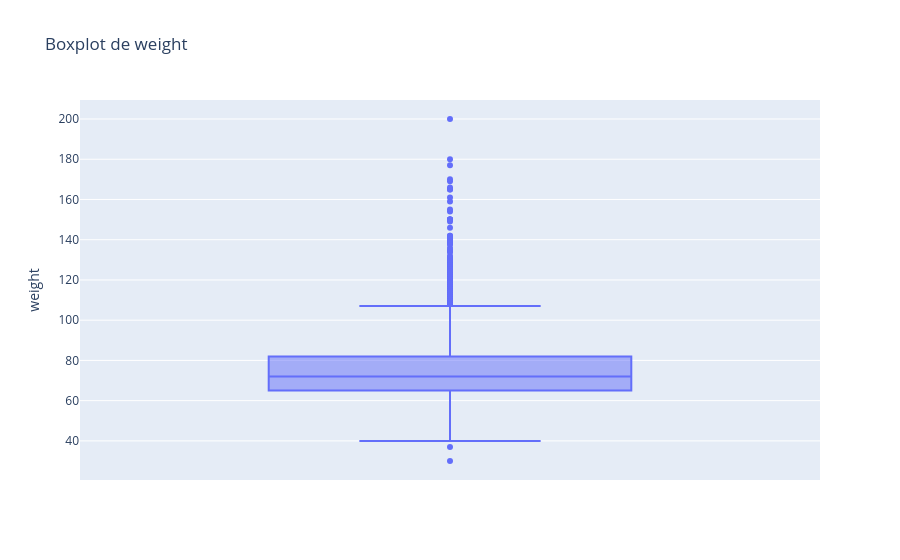

Notebook cell for this chart:
### Markdown cell above
Dados extremos (que aparentavam erro de digitação) foram excluídos. A distribuição dessa coluna é mais normal, com os dados próximos a mediana.

### Code cell
#Plotando box plot de 'weight'
fig = px.box(base, y='weight', title='Boxplot de weight')
fig.show()

### Figure 1 — Plotly figure (JSON) as saved in the notebook; plotly's stock layout.template omitted (floating-point values rounded to 4 significant figures; data arrays with more than 128 entries replaced by an {"elided": "..."} marker saying what was removed)
{"data": [{"alignmentgroup": "True", "hovertemplate": "weight=%{y}<extra></extra>", "legendgroup": "", "marker": {"color": "#636efa"}, "name": "", "notched": false, "offsetgroup": "", "orientation": "v", "showlegend": false, "type": "box", "x0": " ", "xaxis": "x", "y": {"elided": "10000 float values"}, "y0": " ", "yaxis": "y"}], "layout": {"boxmode": "group", "legend": {"tracegroupgap": 0}, "title": {"text": "Boxplot de weight"}, "xaxis": {"anchor": "y", "domain": [0, 1]}, "yaxis": {"anchor": "x", "domain": [0, 1], "title": {"text": "weight"}}}}
